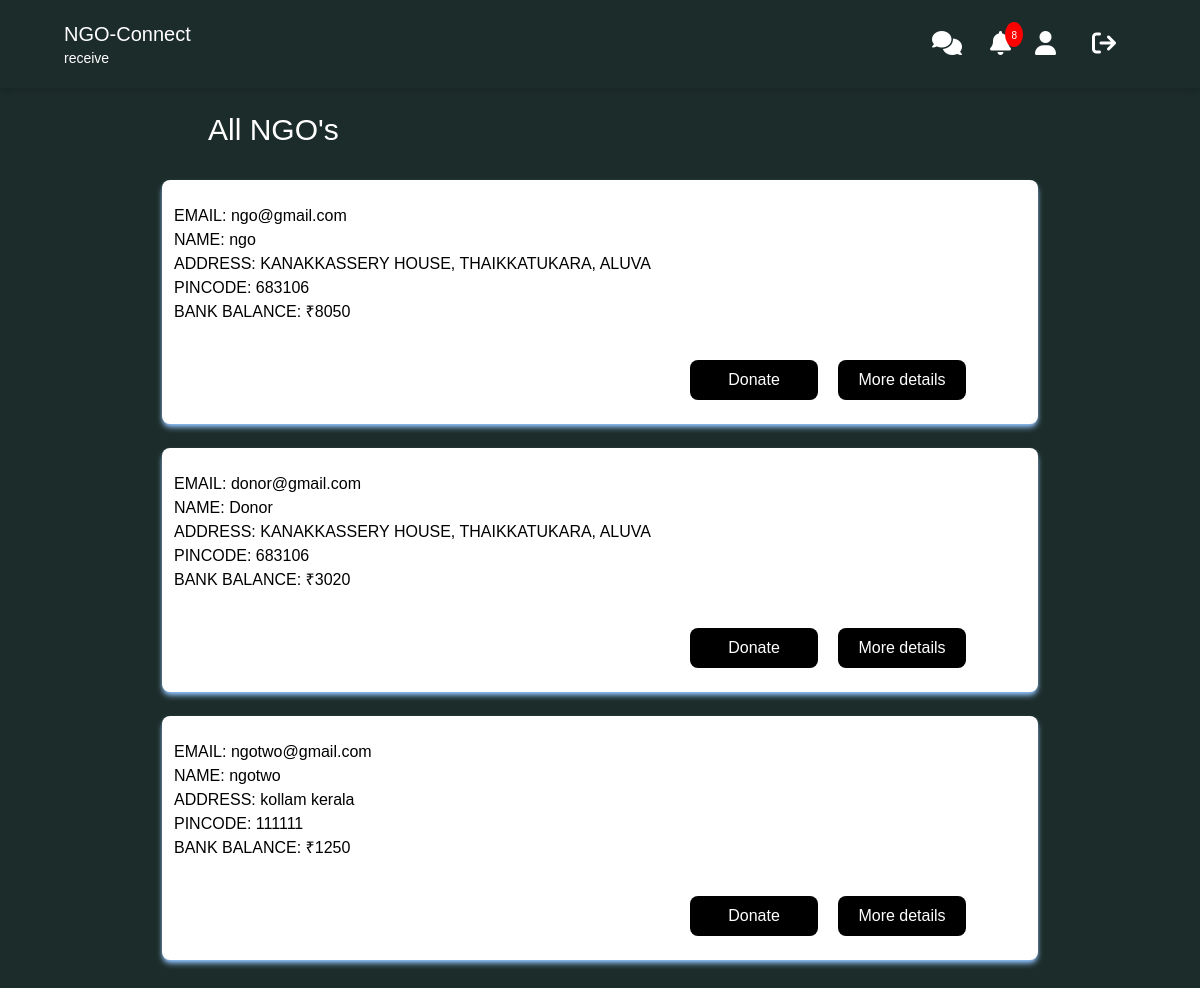
/donor/donor_base/ (signed in), run on the app's committed database.
### base/models.py (models this page shows)
class ngousers(models.Model):
    user = models.OneToOneField(User, on_delete=models.CASCADE)
    user_type = models.CharField(max_length=10, choices=[
        ('NGO', 'NGO'),
        ('Donor', 'Donor'),
        ('Receiver','Receiver'),
    ])
    phone_number = models.CharField(max_length=13, null=True)
    address = models.CharField(max_length=100, null=True)
    pincode = models.CharField(max_length=10, null=True)
    is_balance_defined =models.BooleanField(default=False)

### donor/views.py (the view)
# urls.py: path('donor_base/', views.donor_base, name="donor_base"),
@login_required(login_url="signup")
def donor_base(request):
    ngos = ngousers.objects.filter(user_type='NGO')
    ngos_with_balance = []
    for ngo in ngos:
        ngo_bank = NgoBank.objects.filter(user=ngo.user).first()
        ngo_bank_balance = ngo_bank.current_balance if ngo_bank else None
        ngos_with_balance.append({
            'ngo': ngo,
            'bank_balance': ngo_bank_balance,
        })
    notifications = Notifications.objects.filter(user=request.user).order_by('-id')
    notification_count = notifications.count()
    transactions = NgoBankTransactions.objects.filter(from_user=request.user).order_by('-done_at')
    context = {
        'ngos_with_balance': ngos_with_balance,
        'notifications': notifications,
        'notification_count': notification_count,
        'transactions' : transactions,
    }
    return render(request, 'donor_base.html', context)

### donor/templates/donor_base.html (shortened to what this page needs)
<!DOCTYPE html>
<html lang="en">
  <head>
    <script src="https://cdn.tailwindcss.com"></script>
    <link rel="stylesheet" href="https://cdnjs.cloudflare.com/ajax/libs/font-awesome/6.1.1/css/all.min.css" />
    <link
    rel="stylesheet"
    href="https://cdn.jsdelivr.net/npm/bootstrap-icons@1.3.0/font/bootstrap-icons.css"
    />
  </head>
  <body style="font-family: sans-serif; background-color: #1C2C2A;">
    <header
      class="lg:px-16 px-4 flex flex-wrap items-center py-4 shadow-md" style="background-color: #1C2C2A;"
    >
      <div class="flex-1 flex justify-between items-center">
        <a href="#" class="text-xl text-white">NGO-Connect <p class="text-sm ">{{ user.first_name }}</p></a>
      </div>
      <div class="hidden md:flex md:items-center md:w-auto w-full" id="menu">
        <nav>
          <ul
            class="md:flex items-center justify-between text-base text-gray-700 pt-4 md:pt-0"
          >
          <li><a class="lg:p-4 py-3 rounded-md px-0 mx-1 block text-white" href="/chat/chat"><i class="fa fa-comments fa-xl" aria-hidden="true"></i></a></li>
          <li class="relative">
            <a href="#" class="px-2" id="notificationButton">
              <div class="notification-icon">
                  <i class="fas fa-bell fa-xl text-white"></i>
                  <span class="badge">{{ notification_count }}</span>
              </div>
            </a>
          </li>
            <li><a class="md:p-4 py-3 px-0 block" href="/donor/donor_profile_page"><i class="fa fa-user text-white fa-xl" aria-hidden="true"></i></a></li>
            <li>
              <li><a class="lg:p-4 py-3 rounded-md text-white px-0 mx-1 block" href="#" onclick="confirmLogout(event, '/logout')"><i class="fa fa-sign-out fa-xl" aria-hidden="true"></i></a></li>
            </ul>
        </nav>
    </div>
</header>
    <section class="text-center my-6 mx-4">
      <h1 class="text-left mx-48 my-5 text-3xl mt-5 text-white">All NGO's</h1>
      <div class="text-center">
        {% if ngos_with_balance %}
        <div class="flex flex-wrap justify-center">
            {% for item in ngos_with_balance %}
            <div class="w-3/4 mx-2 shadow-md shadow-blue-300 p-3 my-3 bg-white rounded-lg">
                <ul class="mt-3">
                    <li class="text-left">EMAIL: {{ item.ngo.user.username }}</li>
                    <li class="text-left">NAME: {{ item.ngo.user.first_name }}</li>
                    <li class="text-left">ADDRESS: {{ item.ngo.address }}</li>
                    <li class="text-left">PINCODE: {{ item.ngo.pincode }}</li>
                    <li class="text-left">BANK BALANCE: ₹{{ item.bank_balance|default:"0" }}</li>
                </ul>
                <br>
                <div class="flex justify-end mr-10">
                    <form method="post" action="/donor/donate_btn_request">
                        <button type="submit" class="my-3 px-3 w-32 h-10 bg-black text-white rounded-lg">Donate</button>
                    </form>
                    <form method="post" action="/donor/donor_ngo_details" class="px-5">
                      <button type="submit" class="my-3 px-3 w-32 h-10 bg-black text-white rounded-lg">More details</button>
                    </form>
                </div>
            </div>
            {% endfor %}
        </div>
        {% endif %}
    </div>
  </section>
  </body>
</html>

### donor/templates/donor_base.html (style rules this page uses)
.notification-icon { position: relative; display: inline-block; }
.badge { position: absolute; top: -10px; right: -12px; background-color: red; color: white; border-radius: 50%; padding: 2px 6px; font-size: 10px; height: 25px; }

### data on the page
ngousers: ngo.user.username "ngo@gmail.com", ngo.user.first_name "ngo", ngo.address "KANAKKASSERY HOUSE, THAIKKATUKARA, ALUVA", ngo.pincode "683106", bank_balance "8050"
ngousers: ngo.user.username "donor@gmail.com", ngo.user.first_name "Donor", ngo.address "KANAKKASSERY HOUSE, THAIKKATUKARA, ALUVA", ngo.pincode "683106", bank_balance "3020"
ngousers: ngo.user.username "ngotwo@gmail.com", ngo.user.first_name "ngotwo", ngo.address "kollam kerala", ngo.pincode "111111", bank_balance "1250"

### other printed values
{{ user.first_name }} "receive"
{{ notification_count }} "8"
